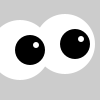
Frame 1 (no input)
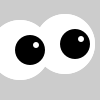
Frame 2 (the mouse pressed at the canvas centre, redrawn once)

The Processing sketch that drew these frames (run headless with seeded random() and noise(); the mouse was pressed at the canvas centre and the sketch redrawn once):

// Processing sketch: clase07e02
// ── clase07e02.pde
void setup() { 
  size(100, 100);
  pixelDensity(2);
  noStroke(); 
  smooth(); 
  noLoop();
}

void draw() {
  // Figura derecha
  fill(255);
  ellipse(65, 44, 60, 60); 
  fill(0);
  ellipse(75, 44, 30, 30); 
  fill(255);
  ellipse(81, 39, 6, 6); 
  // Figura izquierda
  fill(255);
  ellipse(20, 50, 60, 60); 
  fill(0);
  ellipse(30, 50, 30, 30); 
  fill(255);
  ellipse(36, 45, 6, 6);
}
